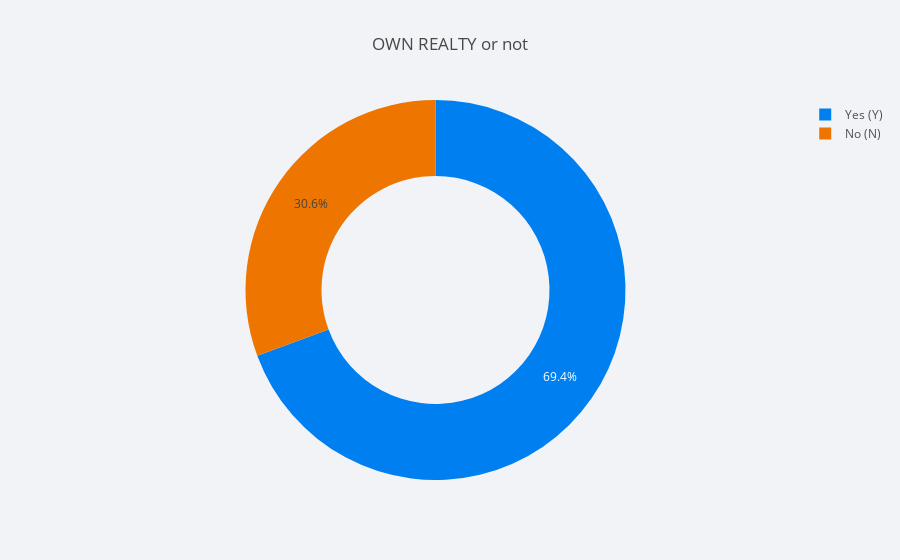

Notebook code for this chart:
### Code cell
cf.set_config_file(offline=True,theme='polar')
contract_val=application['FLAG_OWN_REALTY'].value_counts()
contract_df=pd.DataFrame({'labels':['Yes (Y)','No (N)'],'values':contract_val.values})
contract_df.iplot(kind='pie',labels='labels',values='values',title='OWN REALTY or not',hole=0.6)
plt.show()

### Figure 1 — Plotly figure (JSON) as saved in the notebook; plotly's stock layout.template omitted (floating-point values rounded to 4 significant figures)
{"data": [{"hole": 0.6, "labels": ["Yes (Y)", "No (N)"], "marker": {"colors": ["rgba(0, 128, 240, 1.0)", "rgba(238, 118, 0, 1.0)"]}, "name": "", "type": "pie", "values": [213312, 94199]}], "layout": {"legend": {"bgcolor": "#F2F3F7", "font": {"color": "#505050"}}, "paper_bgcolor": "#F2F3F7", "plot_bgcolor": "#F2F3F7", "title": "OWN REALTY or not", "titlefont": {"color": "#484848"}}}
